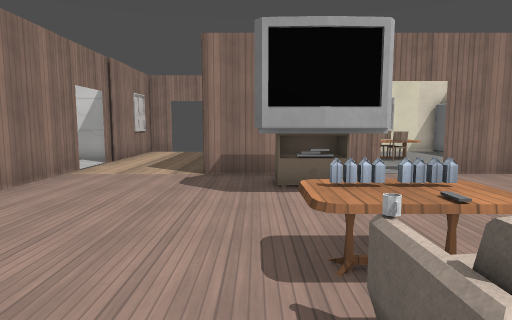
View 1 (above)

16 first-person views from a walk through a 3-D level made in the Godot game engine. The camera is 1.4 m above the floor, tilts 6° down and sees 75° across. Doors that lead somewhere are drawn open, without their leaves. The floor is counted in squares, 1 m on a side. Each view is taken from the middle of a square. On the plan, view 1 faces up. The plan holds only what a view shows up to about 15 squares ahead; the rest is blank. The place goes on beyond the plan. Flat picture figures and markers are left out. Some surface patterns are stand-ins.

View 2
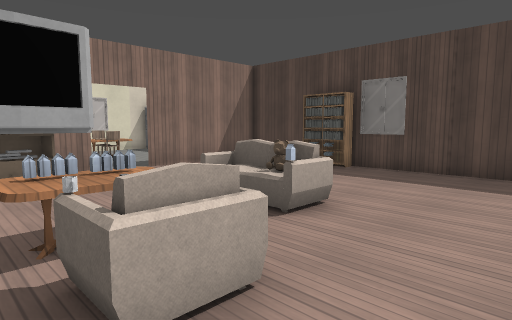

View 3
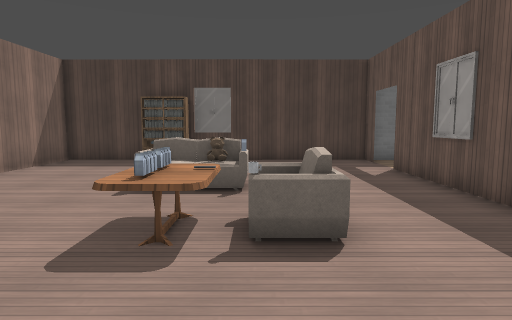

View 4
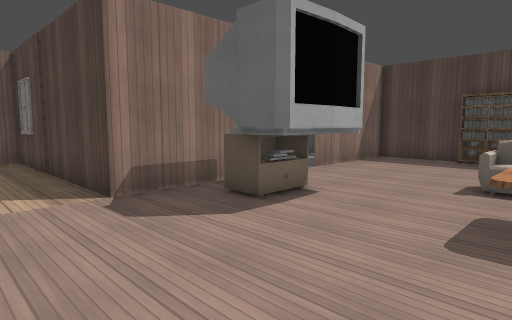

View 5
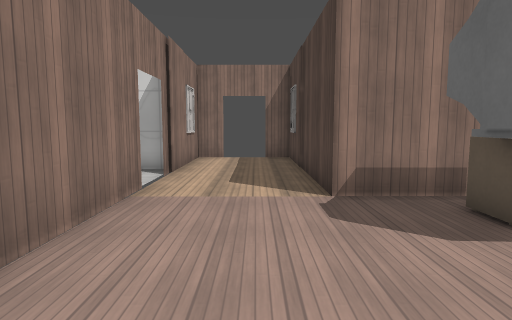

View 6
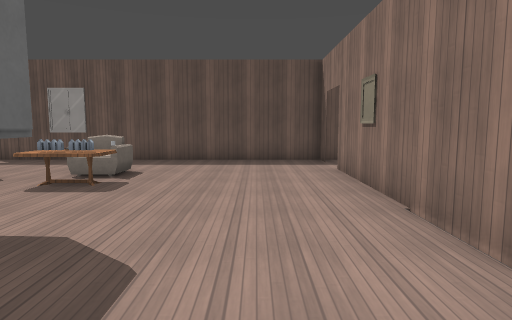

View 7
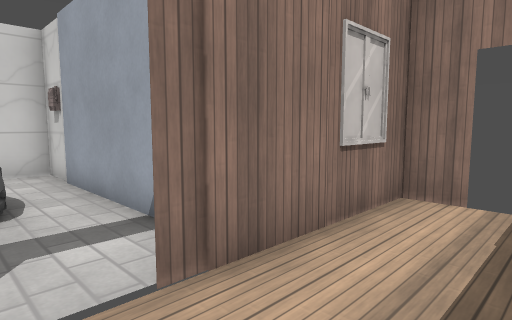

View 8
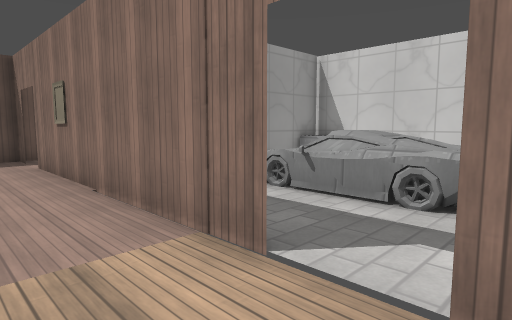

View 9
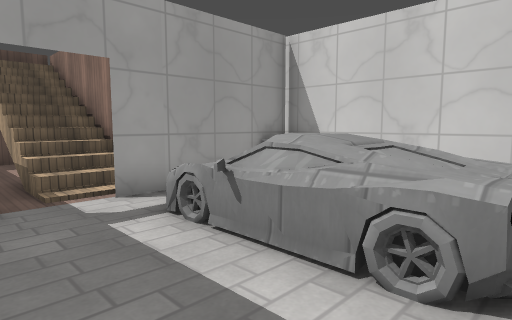

View 10
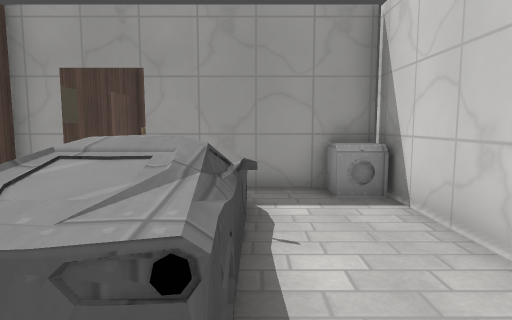

View 11
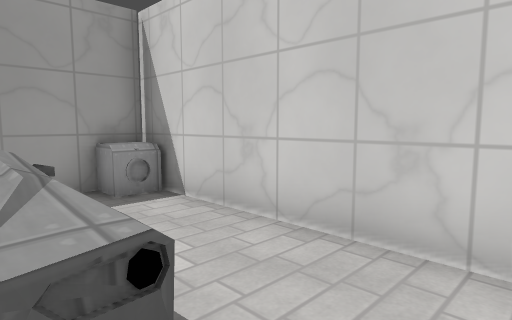

View 12
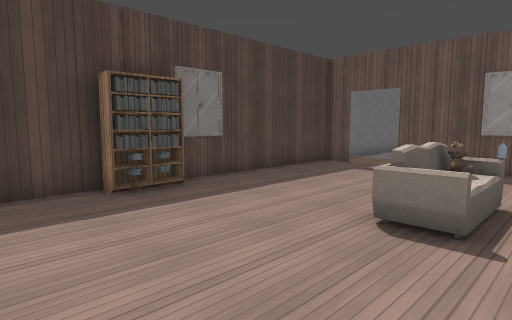

View 13
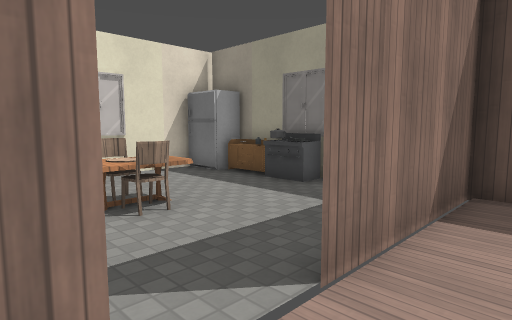

View 14
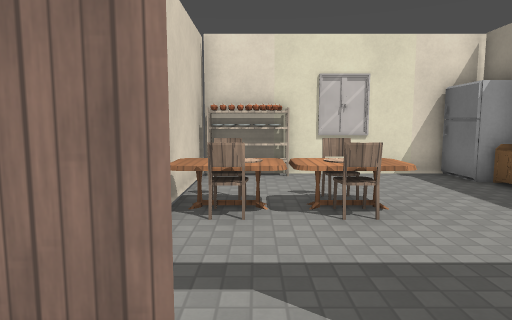

View 15
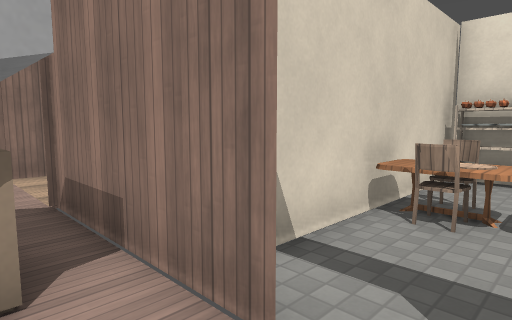

View 16
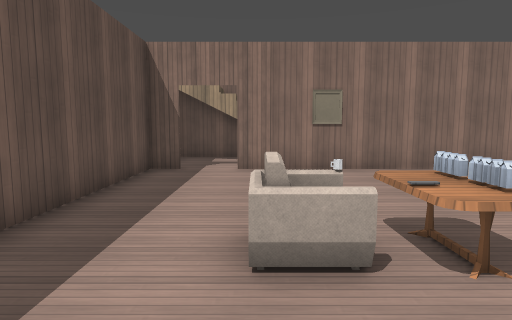

### Floor plan
Key: @ floor where view 1 was taken; # wall or solid block; . floor; / step, stairs or slope; D open door; = window, fence, low wall or low ledge; C chair; T table; S sideboard; F sofa; B bookshelf; W wheel; M machine; R fridge; E oven; H shelf.
Columns run from 14 left of view 1 to 11 right of it. Each row starts with its distance up from view 1.
 18         ##DD##  #HHH####R
 17         #....#  #HHH...RR
 16         #....#  #......RS#
 15         #....#  #C..C...S#
 14 #########....#  #CTTT...E#
 13 #.......#....#  #CCCC...E#
 12 #..===.......#  #.......
 11 #..=#W.DD....#  #......
 10 #..=#=..#....#####DD######
  9 #..=#=..#.........DD.....#
  8 #..=#=..#.....#SS........#
  7 #... =..#.....SSS........#
  6 MM..##..#...............B#
  5 #####...#...............B#
  4     #//.#......TT.FF.....#
  3     #//.#......TT.FF.....#
  2     #//.#......FF.FF.....#
  1     #//.#......FF........#
  0     #=/.D.....@..........#
 -1     #...D................#
 -2     ##################DD##
 -3                       DD.#
 -4                        ..#
 -5                        .##

Where each view was taken, in squares from view 1:
view 1: 0 up, 0 right, facing up
view 2: 1 down, 0 right, facing up-right
view 3: 2 up, 3 left, facing right
view 4: 3 up, 4 left, facing up-right
view 5: 3 up, 3 left, facing up
view 6: 11 up, 3 left, facing down
view 7: 11 up, 3 left, facing up-left
view 8: 13 up, 3 left, facing down-left
view 9: 12 up, 6 left, facing down-left
view 10: 13 up, 11 left, facing down
view 11: 13 up, 10 left, facing down-left
view 12: 9 up, 3 right, facing down-right
view 13: 8 up, 3 right, facing up-right
view 14: 8 up, 4 right, facing up
view 15: 8 up, 5 right, facing up-left
view 16: 1 up, 5 right, facing left
